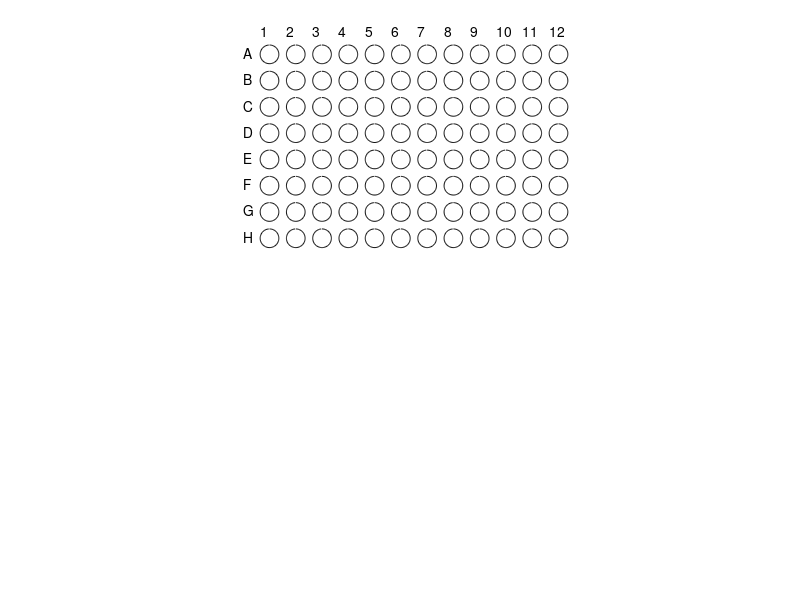

Reproduce this figure in MATLAB. (Note: this script raises an error after producing the figure.)
figure(1);
subplot(2,1,1)
t=0:.1:2*pi;
wellSpacing= 9;
wellDiameter=6.4 ;
xOffset=0;
yOffset=-80;
scale=1000;
hold off;
for j=1:8
    for i=1:12
        plot(scale*(i*wellSpacing+ wellDiameter/2 * sin(t)),scale*(yOffset+j*wellSpacing+wellDiameter/2*cos(t)),'k');
        hold on ;
    end
end
for i=1:12
    text(scale*(i*wellSpacing- wellDiameter/2), 0, num2str(i));
end
letters=['A', 'B','C','D','E','F','G','H'];
for j=1:8
    text(0, scale*(-j*wellSpacing+ wellDiameter/4), letters(j));
end
axis equal
axis off

drawAndorNumbers=0
if drawAndorNumbers
    k=1;
    for j=1:8
        for i=1:12
            text(scale*(i*wellSpacing- wellDiameter/4), scale*(-78+j*wellSpacing- wellDiameter/4), num2str(k));
            k=k+1;
        end
    end
end

%% Test
fid = fopen('NS_720180814_105523.txt');
tt=fread(fid, inf, 'uint8=>char');

fclose(fid);
pos= strfind(tt','Well ');
clear wells;
wells{1} = textscan(tt(pos(2):end), '%s %d','CommentStyle','XY ');
wells{2} = textscan(tt(pos(2):end), '%s %d %s %c %f %c %f %c %f %s %s %s %s %s','CommentStyle','Well ');
% Well 14
% XY 1 - (16515,-63059,6950.35 (IXBX Z Motor (ZDC) 22))

plot(wells{2}{5}, wells{2}{7},'*b')

pos= strfind(tt','Fields	');
clear fields;
expression = {'-?\d{5}\.\d{6}'};
fieldsx = regexpi(tt(pos(1):end)',expression,'match');
fields= reshape(str2double(fieldsx{1})',2,[]);
%             Fields	32768	16515.000000	-63060.000000
%             6950.350000
plot(fields(1,:),fields(2,:),'or')
